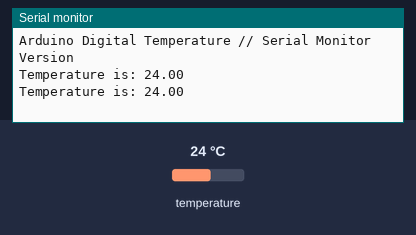
Bench run of a sketch on a simulated Arduino Uno, built with avr-gcc and run on an emulated ATmega328P. Parts: the last lines printed to the serial monitor. Inputs (shaded band) come from the test bench; at power-on: temperature 24 °C.

Above: at 3.3 s.
3.4 s: temperature set to 12 °C
At 4.8 s:
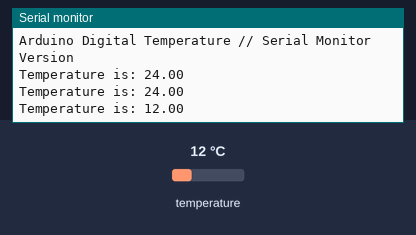
5.9 s: temperature set to 19 °C
At 7.3 s:
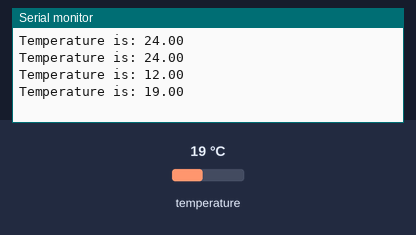
Timing chart, 0 to 8.9 s (numbered marks = the images above; inputs shaded):
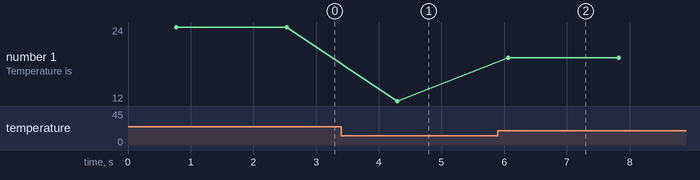

The sketch:

DS18B20_Temp.ino
```cpp
//Include libraries
#include <OneWire.h>
#include <DallasTemperature.h>

// Data wire is plugged into pin 2 on the Arduino
#define ONE_WIRE_BUS 7
// Setup a oneWire instance to communicate with any OneWire devices (not just Maxim/Dallas temperature ICs)
OneWire oneWire(ONE_WIRE_BUS);
// Pass our oneWire reference to Dallas Temperature.
DallasTemperature sensors(&oneWire);

void setup(void)
{
  Serial.begin(9600); //Begin serial communication
  Serial.println("Arduino Digital Temperature // Serial Monitor Version"); //Print a message
  sensors.begin();
}

void loop(void)
{
  // Send the command to get temperatures
  sensors.requestTemperatures();
  Serial.print("Temperature is: ");
  Serial.println(sensors.getTempCByIndex(0)); // Why "byIndex"? You can have more than one IC on the same bus. 0 refers to the first IC on the wire
  //Update value every 1 sec.
  delay(1000);
}
```

Measured:
- after the input at 3.4 s, the serial monitor: prints a new line after 0.90 s (image 1)
- after the input at 5.9 s, the serial monitor: prints a new line after 0.16 s (image 2)
- plotted number 1: 24 → 12 after the input at 3.4 s, 12 → 19 after the input at 5.9 s
